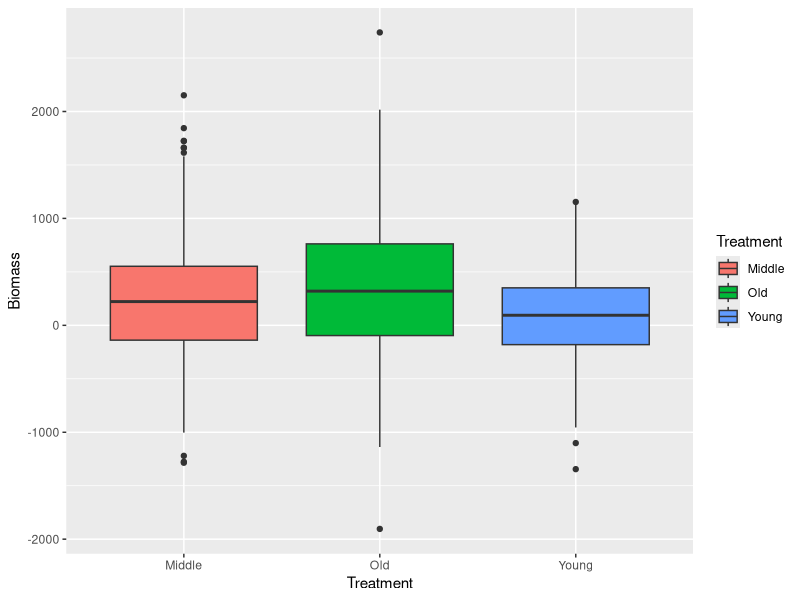
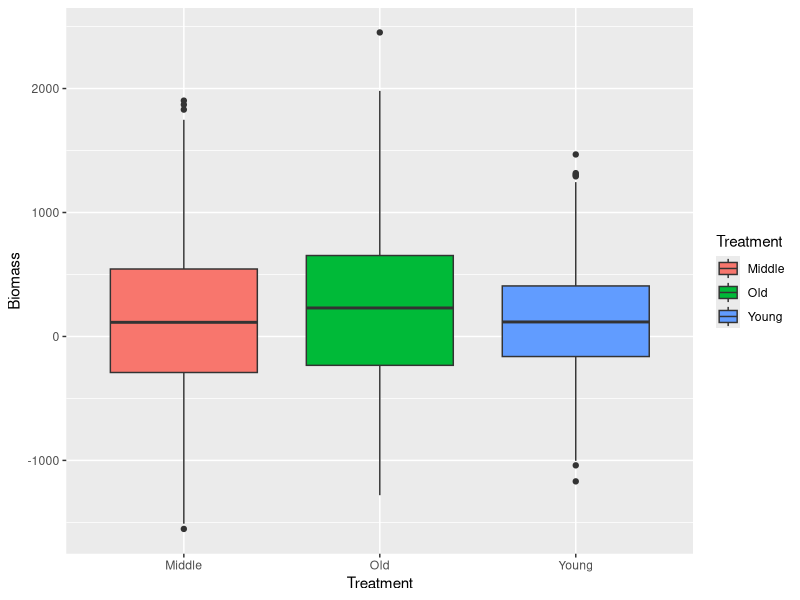
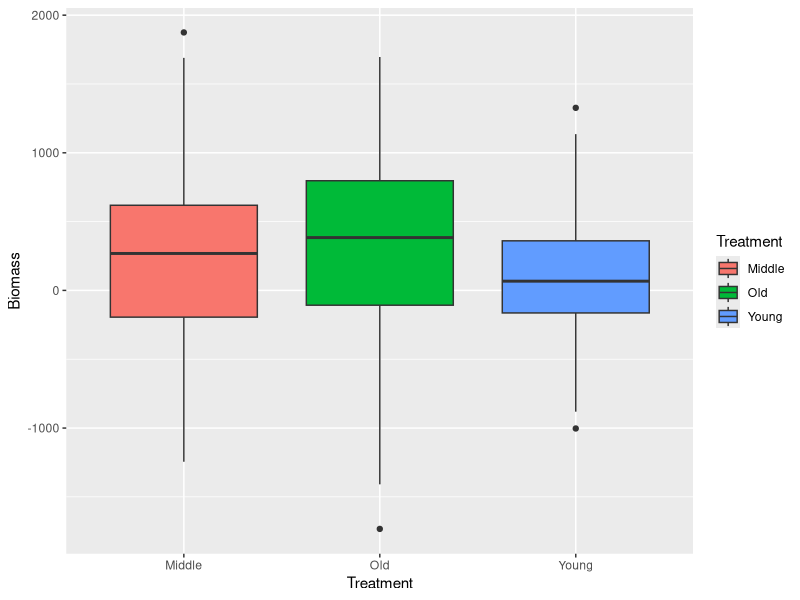
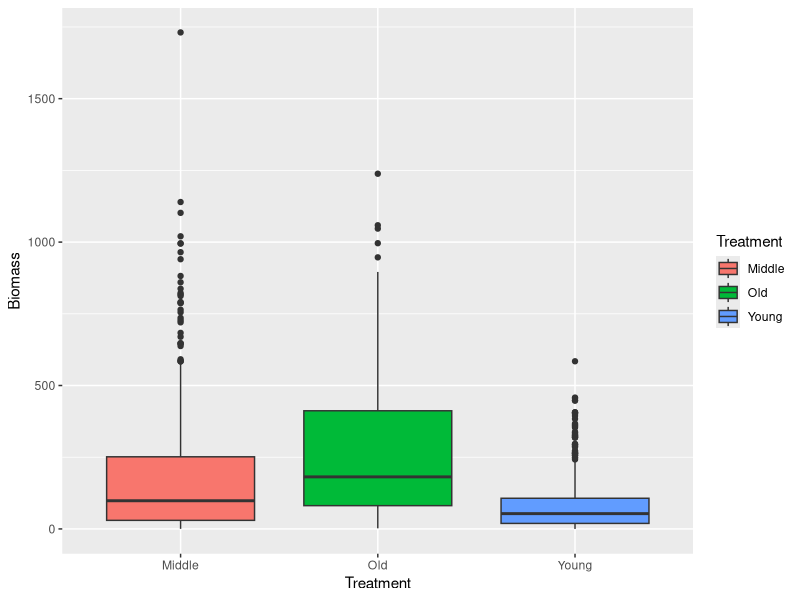
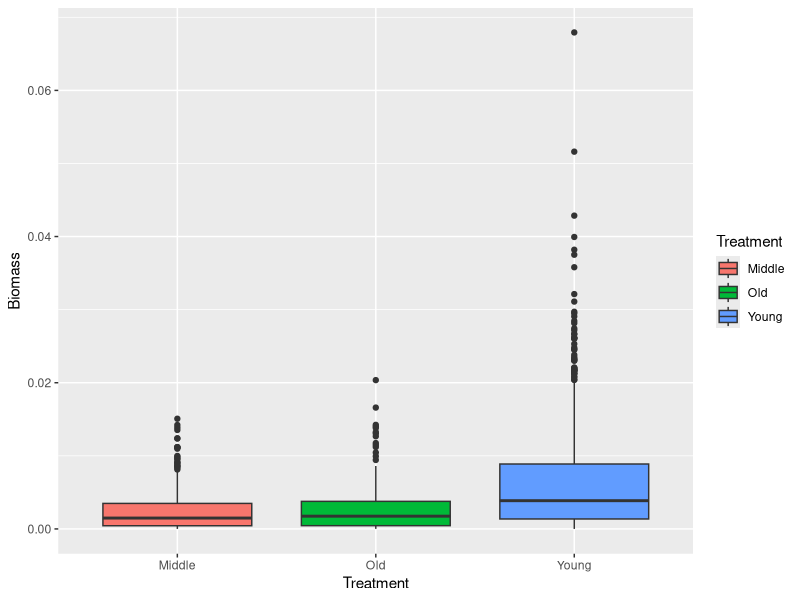
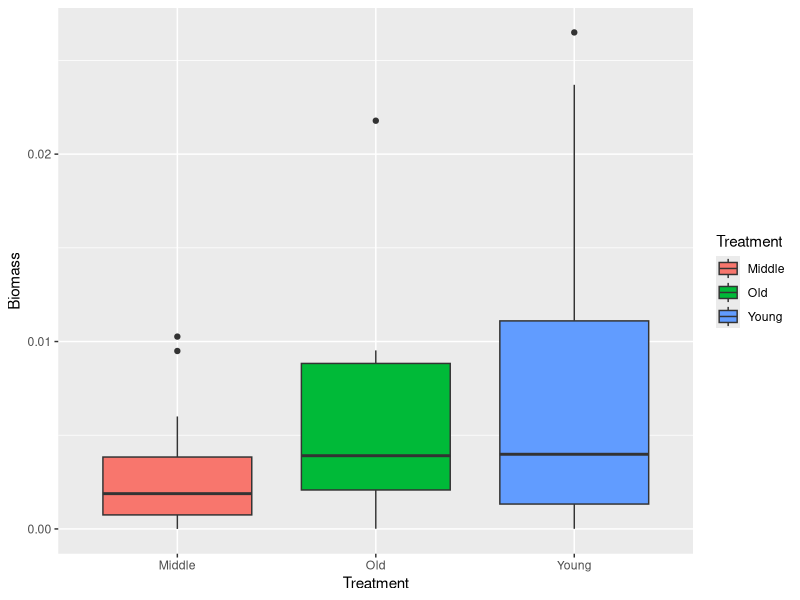

R code for these plots, in order:
## ---- chunk 1
library(ggplot2)
library(tidyverse)
library(MASS)

z <- read.table("AbovegroundData.csv",header=TRUE,sep=",", stringsAsFactors=FALSE)

#add ID column, index age and biomass to new dataframe
z <- data.frame(1:nrow(z),z$Age, z$AGB) 
names(z) <- list("ID","Age","Biomass")


#change Age's with OG to 200
#OG meant they were too old to detemine an age
#we will put in age of 200
z <- z %>%
  mutate(Age = str_replace(Age, "OG", "200"))



#change age from char to int
z$Age <- as.numeric(as.character(z$Age))

#see summary
summary(z)
## ---- chunk 2
#Can group ages into treatments
#0-20 is young
#21-199 is middle
#200+ is old
z <- split(z, cut(z$Age, c(0,20,199,200), include.lowest = TRUE))
## ---- chunk 3
#Now that they're split here are their summary stats
#Group Young
young_num <- length(z$`[0,20]`$Biomass)
young_mean <- mean(z$`[0,20]`$Biomass)
young_var <- var(z$`[0,20]`$Biomass)/20

#Group Middle
middle_num <- length(z$`(20,199]`$Biomass)
middle_mean <- mean(z$`(20,199]`$Biomass)
middle_var <- var(z$`(20,199]`$Biomass)/90

#Group Old
old_num <- length(z$`(199,200]`$Biomass)
old_mean <- mean(z$`(199,200]`$Biomass)
old_var <- var(z$`(199,200]`$Biomass)/100

#The variation of the groups were very large. To make the data actually significantly different I had to lessen the variation.
#-------------- Creating Simulated (Radnom) Data --------------
#First run the number of simulated data points needed 
#for each treatment group
young_data <- rnorm(young_num, young_mean, young_var)

middle_data <- rnorm(middle_num, middle_mean, middle_var)

old_data <- rnorm(old_num, old_mean, old_var)

#combine the treatment randomly generated biomass
#into one vector
vec_biomass <- c(young_data, middle_data, old_data)

#make vector to hold the treatment name
vec_treatment <- c(rep("Young", young_num), rep("Middle", middle_num), rep("Old", old_num))

#Create the data frame and give it names
rand_data <- data.frame(1:(young_num+middle_num+old_num),
                        vec_treatment, vec_biomass)
names(rand_data) <- list("ID", "Treatment", "Biomass")
head(rand_data)
## ---- chunk 4
#-------------- Make Model and PLot ---------------
#Here we will make an ANOVA test and plot
ANOmodel <- aov(Biomass~Treatment,data=rand_data)
print(summary(ANOmodel))

ANOplot <- ggplot(data=rand_data, aes(x=Treatment, y=Biomass,
                                      fill = Treatment)) +
  geom_boxplot()
print(ANOplot)
## ---- chunk 5
young_data1 <- rnorm(young_num, middle_mean-70, young_var)
middle_data1 <- rnorm(middle_num, middle_mean, middle_var)
old_data1 <- rnorm(old_num, middle_mean+70, old_var)

#combine the treatment randomly generated biomass
#into one vector
vec_biomass1 <- c(young_data1, middle_data1, old_data1)

#Create the data frame and give it names
rand_data1 <- data.frame(1:(young_num+middle_num+old_num),
                        vec_treatment, vec_biomass1)
names(rand_data1) <- list("ID", "Treatment", "Biomass")

#Here we will make an ANOVA test and plot
ANOmodel <- aov(Biomass~Treatment,data=rand_data1)
print(summary(ANOmodel))

ANOplot <- ggplot(data=rand_data1, aes(x=Treatment, y=Biomass,
                                      fill = Treatment)) +
  geom_boxplot()
print(ANOplot)
## ---- chunk 6
#-------------- Testing Sample Size ---------------
#try to simulate data with smaller to see the minimum sample size needed to still have significant results
young_data2 <- rnorm(ceiling(young_num/2.7), young_mean, young_var)
middle_data2 <- rnorm(ceiling(middle_num/2.7), middle_mean, middle_var)
old_data2 <- rnorm(ceiling(old_num/2.7), old_mean, old_var)

#combine the treatment randomly generated biomass
#into one vector
vec_biomass2 <- c(young_data2, middle_data2, old_data2)
vec_treatment2 <- c(rep("Young", ceiling(young_num/2.7)), rep("Middle", ceiling(middle_num/2.7)), rep("Old", ceiling(old_num/2.7)))

#Create the data frame and give it names
rand_data2 <- data.frame(1:(ceiling(young_num/2.7)+ceiling(middle_num/2.7)+ceiling(old_num/2.7)),
                         vec_treatment2, vec_biomass2)
names(rand_data2) <- list("ID", "Treatment", "Biomass")

#Here we will make an ANOVA test and plot
ANOmodel <- aov(Biomass~Treatment,data=rand_data2)
print(summary(ANOmodel))

ANOplot <- ggplot(data=rand_data2, aes(x=Treatment, y=Biomass,
                                       fill = Treatment)) +
  geom_boxplot()
print(ANOplot)

## ---- chunk 7
z <- read.table("AbovegroundData.csv",header=TRUE,sep=",", stringsAsFactors=FALSE)

#add ID column, index age and biomass to new dataframe
z <- data.frame(1:nrow(z),z$Age, z$AGB) 
names(z) <- list("ID","Age","Biomass")


#change Age's with OG to 200
#OG meant they were too old to detemine an age
#we will put in age of 200
z <- z %>%
  mutate(Age = str_replace(Age, "OG", "200"))



#change age from char to int
z$Age <- as.numeric(as.character(z$Age))

#see summary
summary(z)

#Can group ages into treatments
#0-20 is young
#21-199 is middle
#200+ is old
z <- split(z, cut(z$Age, c(0,20,199,200), include.lowest = TRUE))

#Now that they're split here are their summary stats
#Group Young
young_num <- length(z$`[0,20]`$Biomass)
young_mean <- mean(z$`[0,20]`$Biomass)
young_var <- var(z$`[0,20]`$Biomass)

#Group Middle
middle_num <- length(z$`(20,199]`$Biomass)
middle_mean <- mean(z$`(20,199]`$Biomass)
middle_var <- var(z$`(20,199]`$Biomass)

#Group Old
old_num <- length(z$`(199,200]`$Biomass)
old_mean <- mean(z$`(199,200]`$Biomass)
old_var <- var(z$`(199,200]`$Biomass)
## ---- chunk 8
young_shape <- (young_mean^2)/young_var
young_scale <- young_var/young_mean
young_data <- rgamma(young_num, shape = young_shape,
                     scale = young_scale)

middle_shape <- (middle_mean^2)/middle_var
middle_scale <- middle_var/middle_mean
middle_data <- rgamma(middle_num, shape = middle_shape,
                     scale = middle_scale)


old_shape <- (old_mean^2)/old_var
old_scale <- old_var/old_mean
old_data <- rgamma(old_num, shape = old_shape,
                     scale = old_scale)
## ---- chunk 9
#combine the treatment randomly generated biomass
#into one vector
vec_biomass <- c(young_data, middle_data, old_data)

#make vector to hold the treatment name
vec_treatment <- c(rep("Young", young_num), rep("Middle", middle_num), rep("Old", old_num))

#Create the data frame and give it names
rand_data <- data.frame(1:(young_num+middle_num+old_num),
                        vec_treatment, vec_biomass)
names(rand_data) <- list("ID", "Treatment", "Biomass")
head(rand_data)
## ---- chunk 10
#Here we will make an ANOVA test and plot
ANOmodel <- aov(Biomass~Treatment,data=rand_data)
print(summary(ANOmodel))

ANOplot <- ggplot(data=rand_data, aes(x=Treatment, y=Biomass,
                                      fill = Treatment)) +
  geom_boxplot()
print(ANOplot)

## ---- chunk 11
#try to simulate data with same mean
young_data1 <- rgamma(young_num, middle_shape, young_scale)
middle_data1 <- rgamma(middle_num, middle_shape, middle_scale)
old_data1 <- rgamma(old_num, middle_shape, old_scale)

#combine the treatment randomly generated biomass
#into one vector
vec_biomass1 <- c(young_data1, middle_data1, old_data1)

#Create the data frame and give it names
rand_data1 <- data.frame(1:(young_num+middle_num+old_num),
                         vec_treatment, vec_biomass1)
names(rand_data1) <- list("ID", "Treatment", "Biomass")

#Here we will make an ANOVA test and plot
ANOmodel <- aov(Biomass~Treatment,data=rand_data1)
print(summary(ANOmodel))

ANOplot <- ggplot(data=rand_data1, aes(x=Treatment, y=Biomass,
                                       fill = Treatment)) +
  geom_boxplot()
print(ANOplot)
## ---- chunk 12
#try to simulate data with smaller sample sizes to see the minimum sample size needed to still have significant results
young_data2 <- rgamma(ceiling(young_num/19), young_shape, young_scale)
middle_data2 <- rgamma(ceiling(middle_num/19), middle_shape, middle_scale)
old_data2 <- rgamma(ceiling(old_num/19), old_shape, old_scale)

#combine the treatment randomly generated biomass
#into one vector
vec_biomass2 <- c(young_data2, middle_data2, old_data2)
vec_treatment2 <- c(rep("Young", ceiling(young_num/19)), rep("Middle", ceiling(middle_num/19)), rep("Old", ceiling(old_num/19)))

#Create the data frame and give it names
rand_data2 <- data.frame(1:length(vec_treatment2),
                         vec_treatment2, vec_biomass2)
names(rand_data2) <- list("ID", "Treatment", "Biomass")

#Here we will make an ANOVA test and plot
ANOmodel <- aov(Biomass~Treatment,data=rand_data2)
print(summary(ANOmodel))

ANOplot <- ggplot(data=rand_data2, aes(x=Treatment, y=Biomass,
                                       fill = Treatment)) +
  geom_boxplot()
print(ANOplot)
